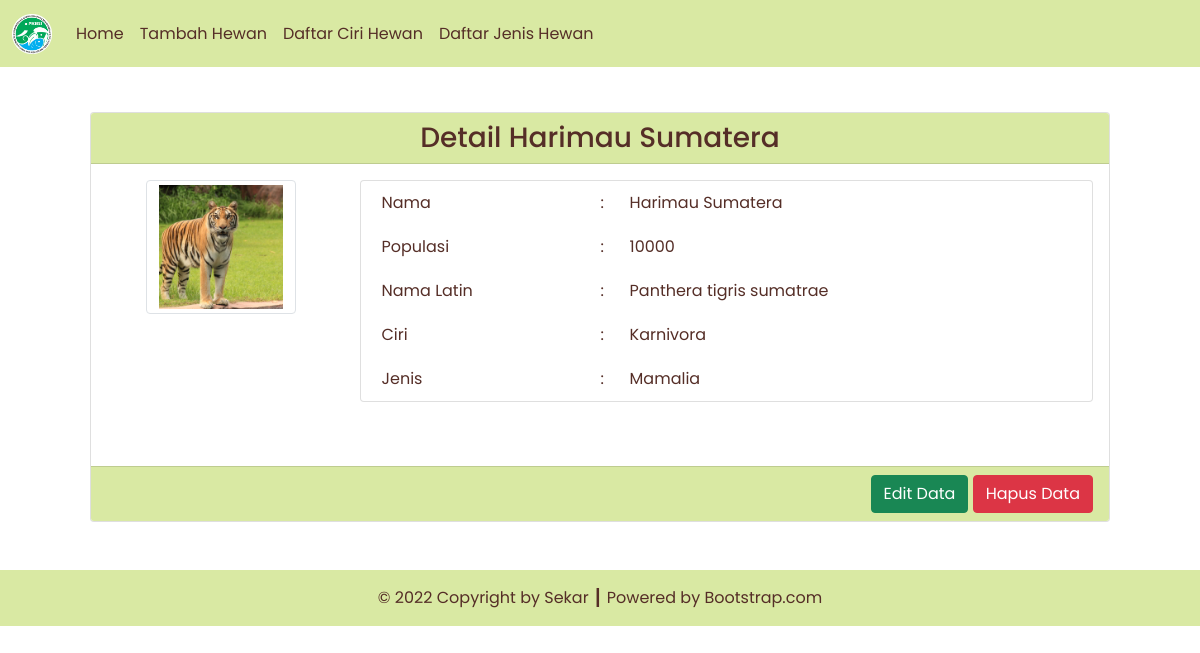
Page /detail.php?id=10 on the committed database.
### tables this page shows
CREATE TABLE `hewan`  (
  `hewan_id` int NOT NULL AUTO_INCREMENT,
  `hewan_foto` varchar(255) NULL DEFAULT NULL,
  `hewan_nama` varchar(255) NULL DEFAULT NULL,
  `hewan_populasi` int NULL DEFAULT NULL,
  `hewan_nama_latin` varchar(255) NULL DEFAULT NULL,
  `ciri_id` int NULL DEFAULT NULL,
  `jenis_id` int NULL DEFAULT NULL,
  PRIMARY KEY (`hewan_id`) USING BTREE,
  INDEX `fk_ciri`(`ciri_id`) USING BTREE,
  INDEX `fk_jenis`(`jenis_id`) USING BTREE,
  CONSTRAINT `fk_ciri` FOREIGN KEY (`ciri_id`) REFERENCES `ciri` (`ciri_id`) ON DELETE CASCADE ON UPDATE CASCADE,
  CONSTRAINT `fk_jenis` FOREIGN KEY (`jenis_id`) REFERENCES `jenis` (`jenis_id`) ON DELETE CASCADE ON UPDATE CASCADE
);

CREATE TABLE `ciri`  (
  `ciri_id` int NOT NULL AUTO_INCREMENT,
  `ciri_nama` varchar(255) NULL DEFAULT NULL,
  PRIMARY KEY (`ciri_id`) USING BTREE
);

CREATE TABLE `jenis`  (
  `jenis_id` int NOT NULL AUTO_INCREMENT,
  `jenis_nama` varchar(255) NULL DEFAULT NULL,
  PRIMARY KEY (`jenis_id`) USING BTREE
);

### config/db.php (called while the page is built)
<?php
$DB_HOST = "localhost";
$DB_USERNAME = "root";
$DB_PASSWORD = "";
$DB_NAME = "db_hewan";

### classes/DB.php (called while the page is built, shortened)
<?php
class DB
{
    private $hostname;
    private $username;
    private $password;
    private $dbname;
    private $conn;
    private $result;
    function __construct($hostname, $username, $password, $dbname)
    {
        $this->hostname = $hostname;
        $this->username = $username;
        $this->password = $password;
        $this->dbname = $dbname;
    }
    function open()
    {
        $this->conn = mysqli_connect($this->hostname, $this->username, $this->password, $this->dbname);
    }
    function execute($query)
    {
        $this->result = mysqli_query($this->conn, $query);
    }
    function getResult()
    {
        return mysqli_fetch_array($this->result);
    }
}

### classes/Hewan.php (called while the page is built, shortened)
<?php
class Hewan extends DB
{
    function getHewanById($id)
    {
        $query = "SELECT * FROM hewan JOIN ciri ON hewan.ciri_id=ciri.ciri_id JOIN jenis ON hewan.jenis_id=jenis.jenis_id WHERE hewan_id=$id";
        return $this->execute($query);
    }
}

### detail.php (the view, shortened to what this page needs)
<?php
include('config/db.php');
include('classes/DB.php');
include('classes/Jenis.php');
include('classes/Hewan.php');
$hewan = new Hewan($DB_HOST, $DB_USERNAME, $DB_PASSWORD, $DB_NAME);
$hewan->open();
$data = null;
if (isset($_GET['id'])) {
    $id = $_GET['id'];
    if ($id > 0) {
        $hewan->getHewanById($id);
        $row = $hewan->getResult();
        $data .= '<div class="card-header text-center">
        <h3 class="my-0">Detail ' . $row['hewan_nama'] . '</h3>
        </div>
        <div class="card-body text-end">
            <div class="row mb-5">
                <div class="col-3">
                    <div class="row justify-content-center">
                        <img src="assets/images/' . $row['hewan_foto'] . '" class="img-thumbnail" alt="' . $row['hewan_foto'] . '" width="60">
                        </div>
                    </div>
                    <div class="col-9">
                        <div class="card px-3">
                            <table border="0" class="text-start">
                                <tr>
                                    <td>Nama</td>
                                    <td>:</td>
                                    <td>' . $row['hewan_nama'] . '</td>
                                </tr>
                                <tr>
                                    <td>Populasi</td>
                                    <td>:</td>
                                    <td>' . $row['hewan_populasi'] . '</td>
                                </tr>
                                <tr>
                                    <td>Nama Latin</td>
                                    <td>:</td>
                                    <td>' . $row['hewan_nama_latin'] . '</td>
                                </tr>
                                <tr>
                                    <td>Ciri</td>
                                    <td>:</td>
                                    <td>' . $row['ciri_nama'] . '</td>
                                </tr>
                                <tr>
                                    <td>Jenis</td>
                                    <td>:</td>
                                    <td>' . $row['jenis_nama'] . '</td>
                                </tr>
                            </table>
                        </div>
                    </div>
                </div>
            </div>
            <div class="card-footer text-end">
                <a href="form.php?id=' . $row['hewan_id'] . '"><button type="button" class="btn btn-success text-white">Edit Data</button></a>
                <a href="detail.php?hapus=' . $row['hewan_id'] .'"><button type="button" class="btn btn-danger">Hapus Data</button></a>
            </div>';
    }
}

### rows in the picture
hewan: hewan_nama "Harimau Sumatera", hewan_foto (picture), hewan_populasi "10000", hewan_nama_latin "Panthera tigris sumatrae", ciri.ciri_nama "Karnivora", jenis.jenis_nama "Mamalia"

### other values in the picture
$this->content "Home Tambah Hewan Daftar Ciri Hewan Daftar Jenis Hewan © 2022 Copyright by Sekar ┃ Powered by Bootstrap.com"
